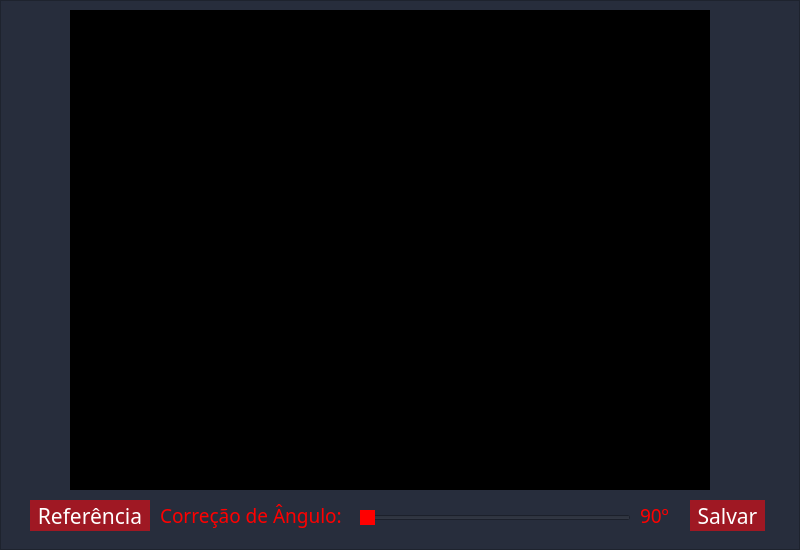
<?xml version="1.0" encoding="UTF-8"?>
<ui version="4.0">
 <class>CentroseAngulo</class>
 <widget class="QMainWindow" name="CentroseAngulo">
  <property name="enabled">
   <bool>true</bool>
  </property>
  <property name="geometry">
   <rect>
    <x>0</x>
    <y>0</y>
    <width>800</width>
    <height>550</height>
   </rect>
  </property>
  <property name="minimumSize">
   <size>
    <width>800</width>
    <height>550</height>
   </size>
  </property>
  <property name="maximumSize">
   <size>
    <width>800</width>
    <height>550</height>
   </size>
  </property>
  <property name="windowTitle">
   <string>Diretorio</string>
  </property>
  <widget class="QWidget" name="CentroeAngulo_2">
   <property name="minimumSize">
    <size>
     <width>800</width>
     <height>550</height>
    </size>
   </property>
   <property name="maximumSize">
    <size>
     <width>800</width>
     <height>550</height>
    </size>
   </property>
   <layout class="QVBoxLayout" name="verticalLayout">
    <property name="spacing">
     <number>0</number>
    </property>
    <property name="leftMargin">
     <number>0</number>
    </property>
    <property name="topMargin">
     <number>0</number>
    </property>
    <property name="rightMargin">
     <number>0</number>
    </property>
    <property name="bottomMargin">
     <number>0</number>
    </property>
    <item>
     <widget class="QFrame" name="Fundo">
      <property name="enabled">
       <bool>true</bool>
      </property>
      <property name="minimumSize">
       <size>
        <width>800</width>
        <height>550</height>
       </size>
      </property>
      <property name="maximumSize">
       <size>
        <width>800</width>
        <height>550</height>
       </size>
      </property>
      <property name="font">
       <font>
        <pointsize>18</pointsize>
        <weight>50</weight>
        <bold>false</bold>
       </font>
      </property>
      <property name="autoFillBackground">
       <bool>false</bool>
      </property>
      <property name="styleSheet">
       <string notr="true">background-color: rgb(39, 45, 60);</string>
      </property>
      <property name="frameShape">
       <enum>QFrame::StyledPanel</enum>
      </property>
      <property name="frameShadow">
       <enum>QFrame::Raised</enum>
      </property>
      <widget class="QPushButton" name="btnSalvar">
       <property name="geometry">
        <rect>
         <x>690</x>
         <y>500</y>
         <width>75</width>
         <height>31</height>
        </rect>
       </property>
       <property name="minimumSize">
        <size>
         <width>75</width>
         <height>31</height>
        </size>
       </property>
       <property name="maximumSize">
        <size>
         <width>75</width>
         <height>31</height>
        </size>
       </property>
       <property name="font">
        <font>
         <family>Microsoft YaHei</family>
         <pointsize>16</pointsize>
         <weight>50</weight>
         <bold>false</bold>
        </font>
       </property>
       <property name="cursor">
        <cursorShape>PointingHandCursor</cursorShape>
       </property>
       <property name="styleSheet">
        <string notr="true">

QPushButton{
	color: rgb(255, 255, 255);
	background-color: #9F1823;
	border-radius:0px;
}
QPushButton:hover{
	color: rgb(255, 255, 255);
	background-color: #ff0000;
	border-radius:0px;
}

</string>
       </property>
       <property name="text">
        <string>Salvar</string>
       </property>
       <property name="iconSize">
        <size>
         <width>30</width>
         <height>30</height>
        </size>
       </property>
      </widget>
      <widget class="QLabel" name="label">
       <property name="geometry">
        <rect>
         <x>160</x>
         <y>500</y>
         <width>191</width>
         <height>31</height>
        </rect>
       </property>
       <property name="font">
        <font>
         <family>Microsoft YaHei</family>
         <pointsize>14</pointsize>
        </font>
       </property>
       <property name="styleSheet">
        <string notr="true">color: rgb(255, 0, 0);</string>
       </property>
       <property name="text">
        <string>Correção de Ângulo:</string>
       </property>
      </widget>
      <widget class="QPushButton" name="btnReferencia">
       <property name="geometry">
        <rect>
         <x>30</x>
         <y>500</y>
         <width>120</width>
         <height>31</height>
        </rect>
       </property>
       <property name="minimumSize">
        <size>
         <width>120</width>
         <height>31</height>
        </size>
       </property>
       <property name="maximumSize">
        <size>
         <width>120</width>
         <height>31</height>
        </size>
       </property>
       <property name="font">
        <font>
         <family>Microsoft YaHei</family>
         <pointsize>16</pointsize>
         <weight>50</weight>
         <bold>false</bold>
        </font>
       </property>
       <property name="cursor">
        <cursorShape>PointingHandCursor</cursorShape>
       </property>
       <property name="styleSheet">
        <string notr="true">

QPushButton{
	color: rgb(255, 255, 255);
	background-color: #9F1823;
	border-radius:0px;
}
QPushButton:hover{
	color: rgb(255, 255, 255);
	background-color: #ff0000;
	border-radius:0px;
}

</string>
       </property>
       <property name="text">
        <string>Referência</string>
       </property>
       <property name="iconSize">
        <size>
         <width>30</width>
         <height>30</height>
        </size>
       </property>
      </widget>
      <widget class="QLabel" name="Angulo">
       <property name="geometry">
        <rect>
         <x>640</x>
         <y>500</y>
         <width>41</width>
         <height>31</height>
        </rect>
       </property>
       <property name="font">
        <font>
         <family>Microsoft YaHei</family>
         <pointsize>14</pointsize>
        </font>
       </property>
       <property name="styleSheet">
        <string notr="true">color: rgb(255, 0, 0);</string>
       </property>
       <property name="text">
        <string>90º</string>
       </property>
      </widget>
      <widget class="QSlider" name="SliderAngulo">
       <property name="geometry">
        <rect>
         <x>360</x>
         <y>510</y>
         <width>271</width>
         <height>16</height>
        </rect>
       </property>
       <property name="contextMenuPolicy">
        <enum>Qt::PreventContextMenu</enum>
       </property>
       <property name="styleSheet">
        <string notr="true">QSlider::groove:horizontal {height: 10px; margin: 0 0;}
QSlider::handle:horizontal {background-color: red; border: 1px; height: 
40px; width: 40px; margin: 0 0;}</string>
       </property>
       <property name="orientation">
        <enum>Qt::Horizontal</enum>
       </property>
      </widget>
      <widget class="QLabel" name="Video">
       <property name="geometry">
        <rect>
         <x>70</x>
         <y>10</y>
         <width>640</width>
         <height>480</height>
        </rect>
       </property>
       <property name="maximumSize">
        <size>
         <width>640</width>
         <height>480</height>
        </size>
       </property>
       <property name="styleSheet">
        <string notr="true">
background-color: rgb(0, 0, 0);</string>
       </property>
       <property name="text">
        <string/>
       </property>
      </widget>
     </widget>
    </item>
   </layout>
  </widget>
 </widget>
 <resources/>
 <connections/>
</ui>
